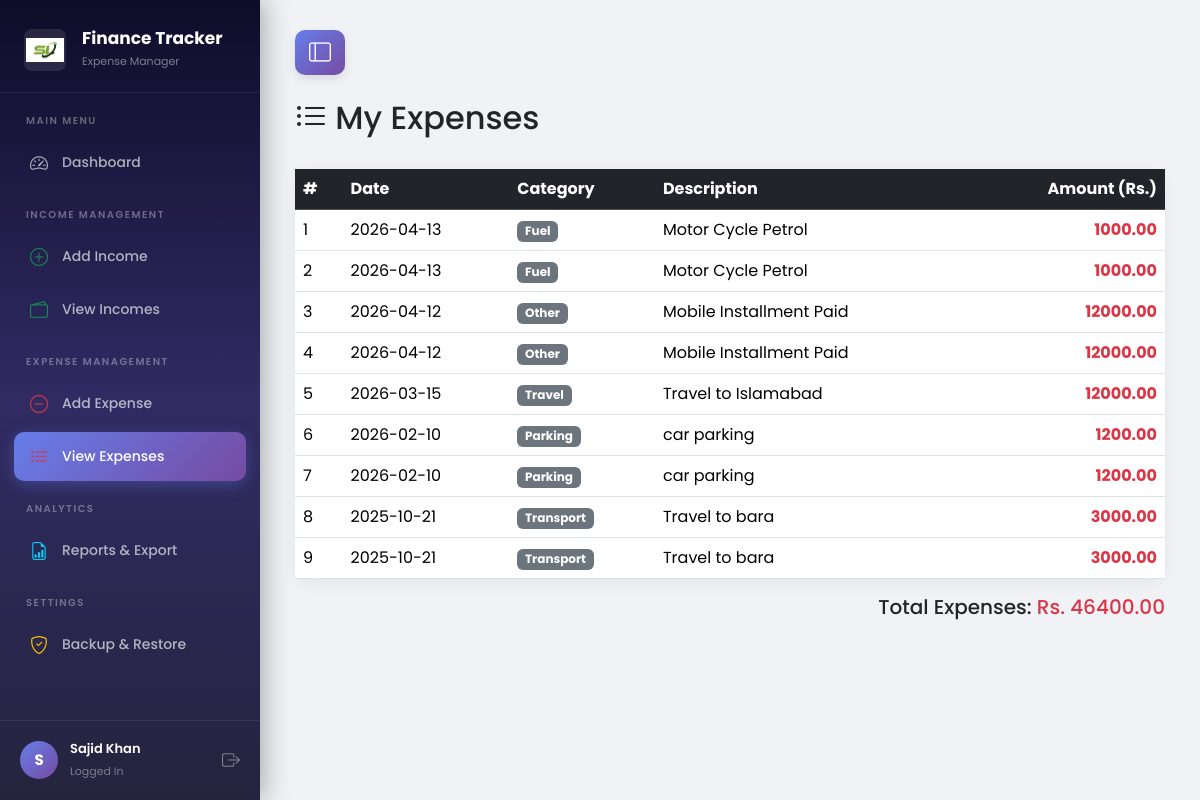
Screenshot of /expenses (signed in) with the database file from the repository.
### tables this page shows
CREATE TABLE transactions(
        id INTEGER PRIMARY KEY AUTOINCREMENT,
        user_id INTEGER NOT NULL,
        type TEXT NOT NULL,
        category TEXT NOT NULL,
        amount REAL NOT NULL,
        description TEXT,
        date DATE NOT NULL,
        created_at TIMESTAMP DEFAULT CURRENT_TIMESTAMP,
        FOREIGN KEY (user_id) REFERENCES users(id)
    );

### routes/transactions.py (the view)
@transactions.route('/expenses')
def view_expenses():
    if 'user_id' not in session:
        return redirect(url_for('auth.login'))
    db = get_db()
    expenses = db.execute("""
        SELECT id, category, amount, description, date
        FROM transactions
        WHERE user_id = ? AND type = 'expense'
        ORDER BY date DESC
    """, (session['user_id'],)).fetchall()
    return render_template('expenses.html', expenses=expenses)

### app.py (called while the page is built)
@app.teardown_appcontext
def shutdown_session(exception=None):
    close_connection(exception)

### models/database.py (called while the page is built)
def get_db():
    db = getattr(g, '_database', None)
    if db is None:
        db = g._database = sqlite3.connect(DATABASE)
        db.row_factory = sqlite3.Row
    return db

def close_connection(exception):
    db = getattr(g, '_database', None)
    if db is not None:
        db.close()

### templates/expenses.html (shortened to what this page needs)
{% extends "base.html" %}
{% block content %}
<div class="d-flex justify-content-between align-items-center mb-4">
    <h2><i class="bi bi-list-ul"></i> My Expenses</h2>
</div>
{% if expenses %}
<div class="card">
    <div class="card-body p-0">
        <div class="table-responsive">
            <table class="table table-hover mb-0">
                <thead class="table-dark">
                    <tr>
                        <th>#</th>
                        <th>Date</th>
                        <th>Category</th>
                        <th>Description</th>
                        <th class="text-end">Amount (Rs.)</th>
                    </tr>
                </thead>
                <tbody>
                    {% for expense in expenses %}
                    <tr>
                        <td>{{ loop.index }}</td>
                        <td>{{ expense['date'] }}</td>
                        <td><span class="badge bg-secondary">{{ expense['category'] }}</span></td>
                        <td>{{ expense['description'] if expense['description'] else '-' }}</td>
                        <td class="text-end fw-bold text-danger">{{ "%.2f"|format(expense['amount']) }}</td>
                    </tr>
                    {% endfor %}
                </tbody>
            </table>
        </div>
    </div>
</div>
{% set total = expenses | map(attribute='amount') | list %}
<div class="text-end mt-3">
    <h5>Total Expenses: <span class="text-danger">Rs. {{ "%.2f"|format(total|sum) }}</span></h5>
</div>
{% else %}
<div class="text-center mt-5">
    <i class="bi bi-inbox" style="font-size: 4rem; color: #ccc;"></i>
    <h4 class="text-muted mt-3">No expenses recorded yet</h4>
    <p class="text-muted">Click "Add Expense" to add your first expense entry.</p>
</div>
{% endif %}
{% endblock %}

### templates/base.html (style rules this page uses)
* { font-family: 'Poppins', sans-serif; }
body { background-color: #f0f2f5; margin: 0; overflow-x: hidden; }
.card { border: none; border-radius: 14px; box-shadow: 0 4px 15px rgba(0,0,0,0.06); }

### rows the page displays
transactions: date "2026-04-13", category "Fuel", description "Motor Cycle Petrol", amount "1000.00"
transactions: date "2026-04-13", category "Fuel", description "Motor Cycle Petrol", amount "1000.00"
transactions: date "2026-04-12", category "Other", description "Mobile Installment Paid", amount "12000.00"
transactions: date "2026-04-12", category "Other", description "Mobile Installment Paid", amount "12000.00"
transactions: date "2026-03-15", category "Travel", description "Travel to Islamabad", amount "12000.00"
transactions: date "2026-02-10", category "Parking", description "car parking", amount "1200.00"
transactions: date "2026-02-10", category "Parking", description "car parking", amount "1200.00"
transactions: date "2025-10-21", category "Transport", description "Travel to bara", amount "3000.00"
transactions: date "2025-10-21", category "Transport", description "Travel to bara", amount "3000.00"

### other values shown
{{ session.get('user_name', 'U')[0]|upper }} "S"
{{ session.get('user_name') }} "Sajid Khan"
{{ "%.2f"|format(total|sum) }} "46400.00"
